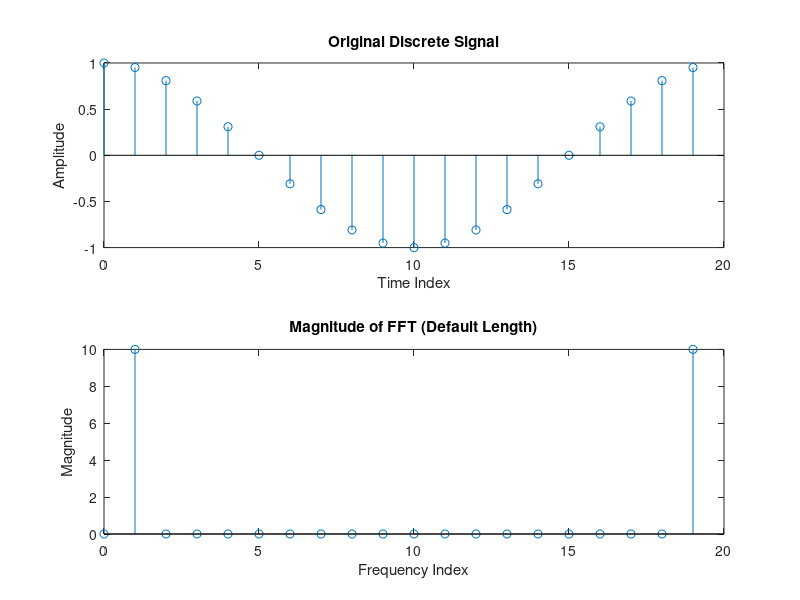
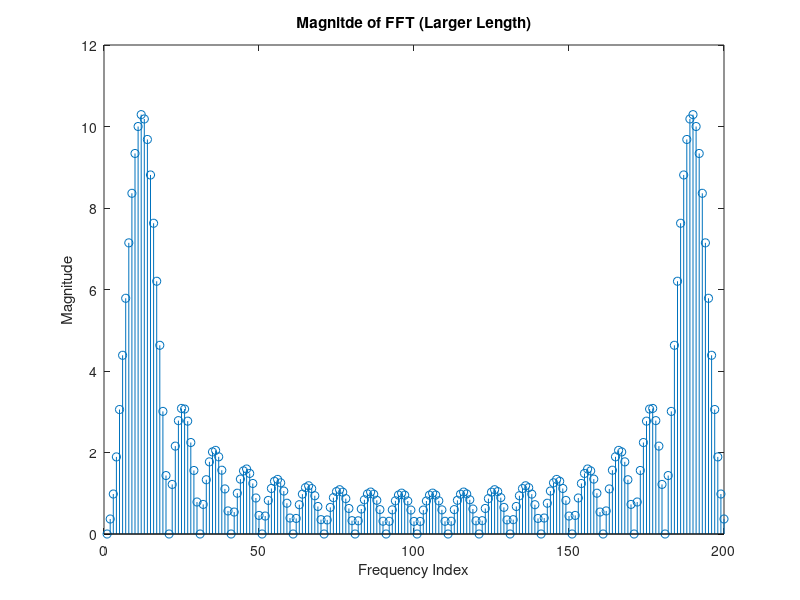

These figures' MATLAB source, in order:
clear all; close all; clc;
N = 100;               % Length of data
n = 0:1:19;            % Time samples
a = cos(2*pi*n*5/N);
figure(); subplot(2,1,1);
stem(n, a);
xlabel('Time Index');
ylabel('Amplitude');
title('Original Discrete Signal');
b = fft(a); subplot(2,1,2);
stem(n, abs(b));
xlim([min(n) max(n)+1]);
xlabel('Frequency Index');
ylabel('Magnitude');
title('Magnitude of FFT (Default Length)');
c=fft(a,200);figure();stem(abs(c));
xlabel('Frequency Index');
ylabel('Magnitude');
title('Magnitde of FFT (Larger Length)');
